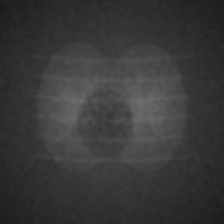
#> input picture backend/data/images/synth_xray_00000.png, 224 x 224 px
$ python -i preprocessing.py   (imports and definitions only)   (older library calls are emulated)
#> lines starting #> are read from the running program, lines starting #| are printed output that depends on the picture
#> further down, picture is the input picture: shape (224, 224, 3); min 24, max 110, mean 56.6
"""
Image Preprocessing Pipeline for Medical Image Analysis.

This module handles all image preprocessing operations required
for the DenseNet121-based medical image classifier, including
CLAHE enhancement, normalization, and augmentation.
"""

import numpy as np
from PIL import Image, ImageFilter, ImageEnhance
import io
import cv2
from typing import Tuple, Optional


class MedicalImagePreprocessor:
    """
    Industry-grade medical image preprocessing pipeline.

    Implements CLAHE (Contrast Limited Adaptive Histogram Equalization),
    normalization, and quality assessment for medical imaging inputs.
    """

    # Standard input size for DenseNet121
    TARGET_SIZE = (224, 224)

    # ImageNet normalization constants
    IMAGENET_MEAN = np.array([0.485, 0.456, 0.406])
    IMAGENET_STD = np.array([0.229, 0.224, 0.225])

    # Medical image specific constants
    CHEST_XRAY_MEAN = np.array([0.4985, 0.4985, 0.4985])
    CHEST_XRAY_STD = np.array([0.2460, 0.2460, 0.2460])

    def __init__(self, use_medical_normalization: bool = True):
        """
        Initialize the preprocessor.

        Args:
            use_medical_normalization: If True, uses chest X-ray specific
                normalization constants instead of ImageNet defaults.
        """
        self.use_medical_norm = use_medical_normalization
        self.mean = self.CHEST_XRAY_MEAN if use_medical_normalization else self.IMAGENET_MEAN
        self.std = self.CHEST_XRAY_STD if use_medical_normalization else self.IMAGENET_STD

    # [13 lines left out: function load_image, not called in this run]

    def apply_clahe(self, image: np.ndarray, clip_limit: float = 2.0,
                    tile_size: Tuple[int, int] = (8, 8)) -> np.ndarray:
        """
        Apply CLAHE (Contrast Limited Adaptive Histogram Equalization).

        This is critical for medical images where contrast variations
        can significantly impact diagnostic accuracy.

        Args:
            image: Input image as numpy array (RGB)
            clip_limit: Threshold for contrast limiting
            tile_size: Size of grid for histogram equalization

        Returns:
            CLAHE-enhanced image
        """
#> called with clip_limit = 2, tile_size = (8, 8)
        # Convert to LAB color space for better CLAHE application
        lab = cv2.cvtColor(image, cv2.COLOR_RGB2LAB)
#> lab: shape (224, 224, 3); mean of channels 0, 1, 2 60.3, 128, 128

        # Apply CLAHE to L-channel only
        clahe = cv2.createCLAHE(clipLimit=clip_limit, tileGridSize=tile_size)
        lab[:, :, 0] = clahe.apply(lab[:, :, 0])
#> lab: shape (224, 224, 3); mean of channels 0, 1, 2 74.4, 128, 128

        # Convert back to RGB
        enhanced = cv2.cvtColor(lab, cv2.COLOR_LAB2RGB)
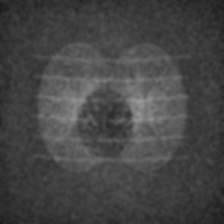
#> enhanced: shape (224, 224, 3); mean R, G, B 69.1, 69.2, 69.1
        return enhanced

    # [187 lines left out: functions resize_image, normalize, assess_quality, _get_quality_grade, _get_quality_recommendations, preprocess, not called in this run]

>>> import cv2
>>> picture = cv2.cvtColor(cv2.imread('../../data/images/synth_xray_00000.png'), cv2.COLOR_BGR2RGB)
>>> result = MedicalImagePreprocessor().apply_clahe(picture)
